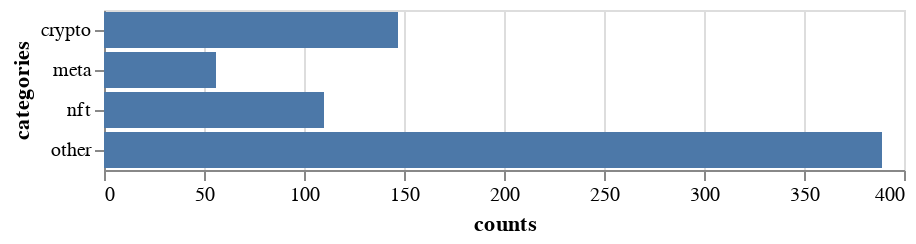

This figure's notebook cell:
### Code cell
# GENERAL USERNAME CLASSIFICATION
df['user_name_lowered'] = df['user_name'].str.lower()

count_dict = dict(Counter(df['user_name_lowered']).items())
other_dict = count_dict
cat_dict = {'nft' : 0, 'meta' : 0, 'crypto' : 0, 'other' : 0}

for k1 in list(count_dict.keys()):
    categorized = False
    for k2 in list(cat_dict.keys()):
        if k2 in k1:
            categorized = True
            cat_dict[k2] += count_dict[k1]
    if categorized:
        del other_dict[k1]
        
for k1 in list(other_dict.keys()):
    categorized = False
    if l_in(['coin', 'eth', 'chain', 'bsc', 'btc', 'doge', 'dao', 'elemon', 'bape', 'shib', 'binance', 'token', 'ryoshis', 'minikishu', 'lte', 'stak', 'hold', 'bluesparrow', 'solana', 'chee', 'defi'], k1):
        cat_dict['crypto'] += other_dict[k1]
        categorized = True
    if l_in(['art', 'mvbiv', 'opensea'], k1):
        cat_dict['nft'] += other_dict[k1]
        categorized = True
    if l_in(['game', 'gaming', 'moniwar', 'morpheuslabs', 'mlseed'], k1):
        cat_dict['meta'] += other_dict[k1]
        categorized = True
    if categorized:
        del other_dict[k1] 
    
for k in list(other_dict.keys()):
    # needs justification
    if other_dict[k] <= 1:
         del other_dict[k]
            
total = 0
for k1 in list(other_dict.keys()):
    total += other_dict[k1] 

for k in list(other_dict.keys()):
    cat_dict['other'] += count_dict[k]
            
cat_cts = {'counts': pd.Series(cat_dict) }
cc = pd.DataFrame(cat_cts)
cc["categories"] = cc.index

alt.Chart(cc).mark_bar().encode(
    x=alt.X('counts'),
    y=alt.Y('categories')
)

### Figure 1 — Vega-Lite specification as saved in the notebook (floating-point values rounded to 4 significant figures)
{"config": {"view": {"continuousWidth": 400, "continuousHeight": 300}}, "data": {"name": "data-7556d124165a53dc49e132f4257bbed3"}, "mark": "bar", "encoding": {"x": {"type": "quantitative", "field": "counts"}, "y": {"type": "nominal", "field": "categories"}}, "$schema": "https://vega.github.io/schema/vega-lite/v4.8.1.json", "datasets": {"data-7556d124165a53dc49e132f4257bbed3": [{"counts": 110, "categories": "nft"}, {"counts": 56, "categories": "meta"}, {"counts": 147, "categories": "crypto"}, {"counts": 389, "categories": "other"}]}}
